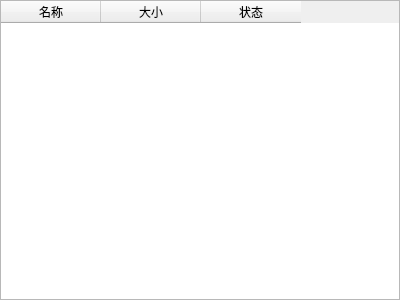
<?xml version="1.0" encoding="UTF-8"?>
<ui version="4.0">
 <class>UiDownload</class>
 <widget class="QWidget" name="UiDownload">
  <property name="geometry">
   <rect>
    <x>0</x>
    <y>0</y>
    <width>400</width>
    <height>300</height>
   </rect>
  </property>
  <property name="windowTitle">
   <string>Form</string>
  </property>
  <layout class="QVBoxLayout" name="verticalLayout">
   <property name="spacing">
    <number>0</number>
   </property>
   <property name="leftMargin">
    <number>0</number>
   </property>
   <property name="topMargin">
    <number>0</number>
   </property>
   <property name="rightMargin">
    <number>0</number>
   </property>
   <property name="bottomMargin">
    <number>0</number>
   </property>
   <item>
    <widget class="QTableWidget" name="tableWidget">
     <property name="selectionBehavior">
      <enum>QAbstractItemView::SelectRows</enum>
     </property>
     <property name="showGrid">
      <bool>false</bool>
     </property>
     <attribute name="verticalHeaderVisible">
      <bool>false</bool>
     </attribute>
     <column>
      <property name="text">
       <string>名称</string>
      </property>
     </column>
     <column>
      <property name="text">
       <string>大小</string>
      </property>
     </column>
     <column>
      <property name="text">
       <string>状态</string>
      </property>
     </column>
    </widget>
   </item>
  </layout>
 </widget>
 <resources/>
 <connections/>
</ui>
